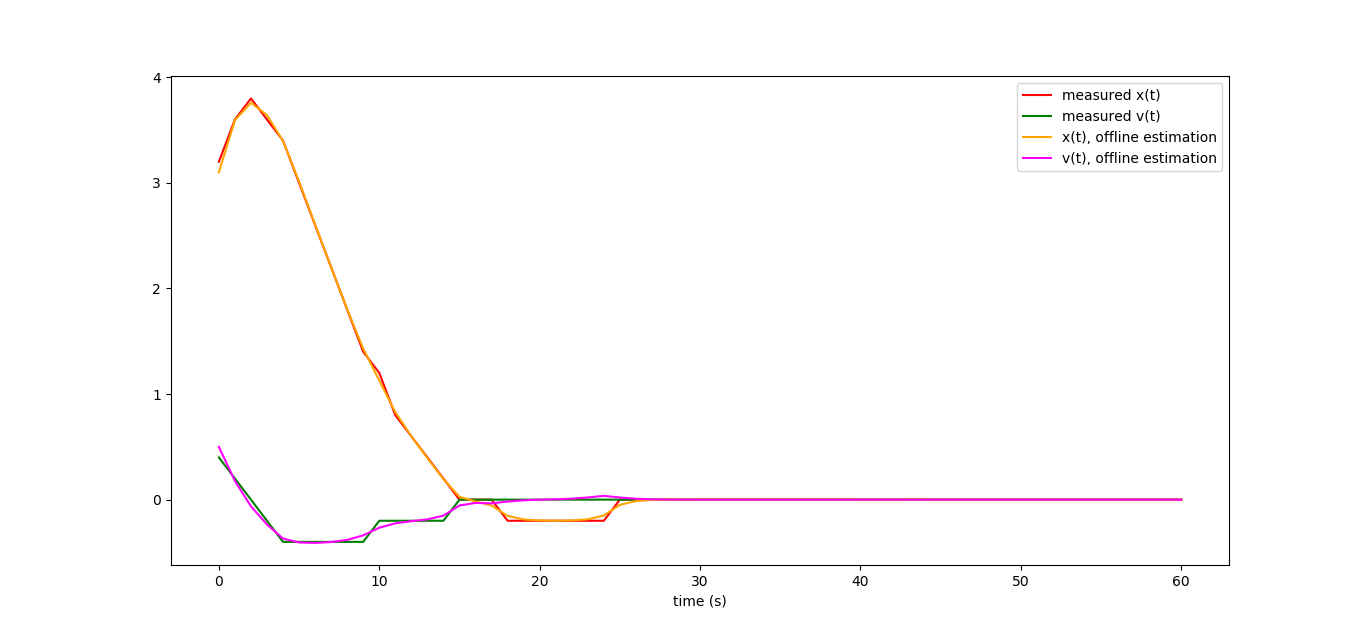

This figure's Python source:
import matplotlib.pyplot as plt
import numpy as np

def build_Abar(A, N):
	n = A.shape[0]
	Abar = np.matrix( np.zeros(((N+1)*n,n)) )
	for i in range(N+1):
		Abar[i*n:(i+1)*n,:] = A**i
	return Abar

def build_Bbar(A, B, N):
	(n,m) = B.shape
	Bbar = np.matrix( np.zeros(((N+1)*n,N*m)) )
	for i in range(N):
		for j in range(N-i):
			Bbar[(N-i)*n:(N-i+1)*n,(N-i-j-1)*m:(N-i-j)*m] = (A**j)*B
	return Bbar

def build_Mbar(A, N):
	n = A.shape[0]
	M = np.matrix(np.zeros( ((N+1)*n,N*n) ))
	for i in range(N):
		for j in range(N-i):
			M[(N-i)*n:(N-i+1)*n,(N-i-j-1)*n:(N-i-j)*n] = A**j
	return M

A = np.matrix([[1,1],[0,1]])
B = np.matrix([[0],[1]])
(n,m) = B.shape
N=60

Abar = build_Abar(A,    N)
Bbar = build_Bbar(A, B, N)
Mbar = build_Mbar(A,    N)

K=-(Bbar.transpose()*Bbar+np.identity(N*m)*256).I*Bbar.transpose()*Abar
X0=np.matrix([[3.1],[0.5]])
U=K*X0
X=Abar*X0 + Bbar*U

Xorig = X.copy()
X = np.matrix(np.around(X*5)/5.)

plt.plot(range(N+1), X[0::2], label="measured x(t)", color='red')
plt.plot(range(N+1), X[1::2], label="measured v(t)", color='green')

L = -Mbar*(np.identity(N*n) + Mbar.transpose()*Mbar).I*Mbar.transpose()
Y = L*(Bbar*U+Abar*X0-X)
Z = Abar*X0 + Bbar*U + Y

print("cost:",((Z-Xorig).transpose()*(Z-Xorig))[0,0])

plt.plot(range(N+1), Z[0::2], label="x(t), offline estimation", color='orange')
plt.plot(range(N+1), Z[1::2], label="v(t), offline estimation", color='magenta')

plt.xlabel('time (s)')
plt.legend()
plt.show()
